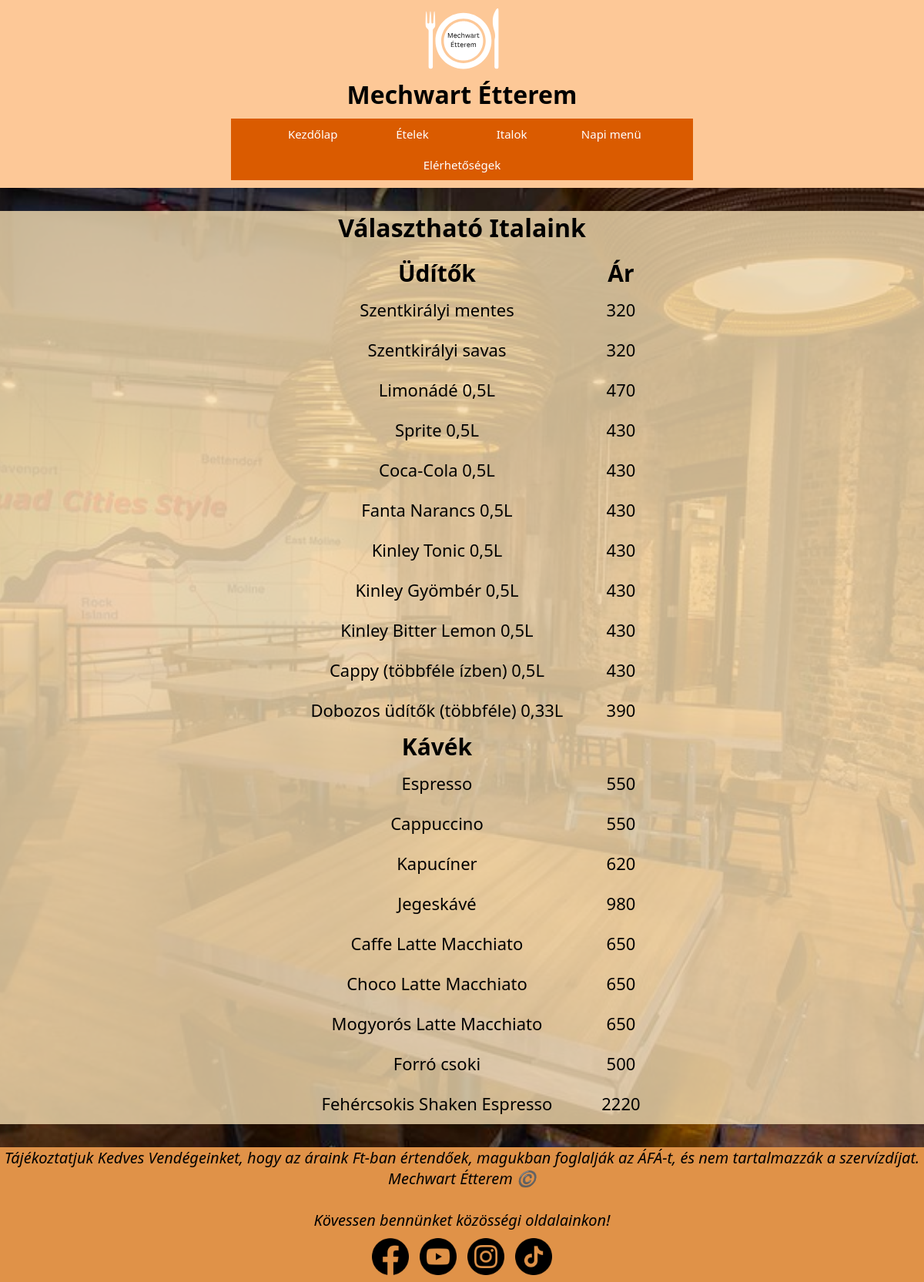
The app's page /Sorted/italok.php with its own data.
### tables this page shows
CREATE TABLE `italok` (
  `id` int(11) NOT NULL,
  `kat` varchar(20) NOT NULL,
  `nev` varchar(50) NOT NULL,
  `ar` int(11) NOT NULL
);

### Sorted/italok.php (the view)
<?php
require_once 'Components/header.php';
$dbCon = mysqli_connect('localhost', 'root', '', 'mechwartetterem');
?>
<main>
        <h1 style="text-align: center; margin: 15px 0">Választható Italaink</h1>
        <table id="italtabla">
            <tr>
                <th class="italkategoria">Üdítők</th>
                <th>Ár</th>
            </tr>
            <?php
            $sql= "SELECT nev, ar FROM italok WHERE kat LIKE 'Üditők'";
            $result = mysqli_query($dbCon, $sql);
            while($Data = mysqli_fetch_assoc($result)) {
                ?>
                    <tr>
                        <td class="etel"><?=$Data['nev']?></td>
                        <td class="ar"><?=$Data['ar']?></td>
                    </tr>
                <?php
            }
        ?>
            <tr>
                <th class="italkategoria">Kávék</th>
                <th></th>
            </tr>
            <?php
            $sql= "SELECT nev, ar FROM italok WHERE kat LIKE 'Kávék'";
            $result = mysqli_query($dbCon, $sql);
            while($Data = mysqli_fetch_assoc($result)) {
                ?>
                    <tr>
                        <td class="etel"><?=$Data['nev']?></td>
                        <td class="ar"><?=$Data['ar']?></td>
                    </tr>
                <?php
            }
        ?>
        </table>
    </main>
<?php
require_once 'Components/footer.php'
?>

### Sorted/Components/style.css (style rules this page uses)
* { padding: 0; margin: 0; font-family: 'Segoe UI', Tahoma, Geneva, Verdana, sans-serif; animation-name: bejovetel; animation-duration: 0.2s; }
html { background: url("SOURCE/hatter.jpg") no-repeat center center fixed; -webkit-background-size: cover; -moz-background-size: cover; -o-background-size: cover; background-size: cover; }
main { margin-top: 30px; background-color: rgba(245, 222, 178, 0.801); }
#italtabla { margin: auto; width: 40%; text-align: center; }
#italtabla td { height: 50px; font-size: 22px; }
#italtabla th { font-size: 30px; }

### records on screen
italok: nev "Szentkirályi mentes", ar "320"
italok: nev "Szentkirályi savas", ar "320"
italok: nev "Limonádé 0,5L", ar "470"
italok: nev "Sprite 0,5L", ar "430"
italok: nev "Coca-Cola 0,5L", ar "430"
italok: nev "Fanta Narancs 0,5L", ar "430"
italok: nev "Kinley Tonic 0,5L", ar "430"
italok: nev "Kinley Gyömbér 0,5L", ar "430"
italok: nev "Kinley Bitter Lemon 0,5L", ar "430"
italok: nev "Cappy (többféle ízben) 0,5L", ar "430"
italok: nev "Dobozos üdítők (többféle) 0,33L", ar "390"
italok: nev "Espresso", ar "550"
italok: nev "Cappuccino", ar "550"
italok: nev "Kapucíner", ar "620"
italok: nev "Jegeskávé", ar "980"
italok: nev "Caffe Latte Macchiato", ar "650"
italok: nev "Choco Latte Macchiato", ar "650"
italok: nev "Mogyorós Latte Macchiato", ar "650"
italok: nev "Forró csoki", ar "500"
italok: nev "Fehércsokis Shaken Espresso", ar "2220"
